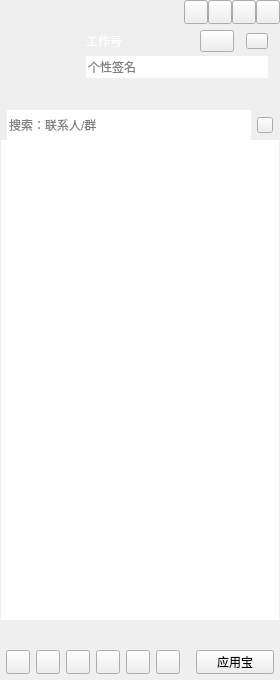
<?xml version="1.0" encoding="UTF-8"?>
<ui version="4.0">
 <class>CCMainWindowClass</class>
 <widget class="QWidget" name="CCMainWindowClass">
  <property name="geometry">
   <rect>
    <x>0</x>
    <y>0</y>
    <width>280</width>
    <height>680</height>
   </rect>
  </property>
  <property name="minimumSize">
   <size>
    <width>280</width>
    <height>680</height>
   </size>
  </property>
  <property name="contextMenuPolicy">
   <enum>Qt::DefaultContextMenu</enum>
  </property>
  <property name="windowTitle">
   <string>CCMainWindow</string>
  </property>
  <layout class="QVBoxLayout" name="verticalLayout_6">
   <property name="spacing">
    <number>0</number>
   </property>
   <property name="leftMargin">
    <number>0</number>
   </property>
   <property name="topMargin">
    <number>0</number>
   </property>
   <property name="rightMargin">
    <number>0</number>
   </property>
   <property name="bottomMargin">
    <number>0</number>
   </property>
   <item>
    <widget class="QWidget" name="titleWidget" native="true">
     <property name="sizePolicy">
      <sizepolicy hsizetype="Expanding" vsizetype="Preferred">
       <horstretch>0</horstretch>
       <verstretch>0</verstretch>
      </sizepolicy>
     </property>
     <property name="titleskin" stdset="0">
      <bool>true</bool>
     </property>
     <layout class="QVBoxLayout" name="verticalLayout_2">
      <property name="spacing">
       <number>0</number>
      </property>
      <property name="leftMargin">
       <number>0</number>
      </property>
      <property name="topMargin">
       <number>0</number>
      </property>
      <property name="rightMargin">
       <number>0</number>
      </property>
      <property name="bottomMargin">
       <number>0</number>
      </property>
      <item>
       <layout class="QHBoxLayout" name="horizontalLayout">
        <property name="spacing">
         <number>0</number>
        </property>
        <property name="leftMargin">
         <number>12</number>
        </property>
        <item>
         <widget class="QLabel" name="titleIcon">
          <property name="sizePolicy">
           <sizepolicy hsizetype="Fixed" vsizetype="Fixed">
            <horstretch>0</horstretch>
            <verstretch>0</verstretch>
           </sizepolicy>
          </property>
          <property name="minimumSize">
           <size>
            <width>42</width>
            <height>18</height>
           </size>
          </property>
          <property name="maximumSize">
           <size>
            <width>42</width>
            <height>18</height>
           </size>
          </property>
          <property name="text">
           <string/>
          </property>
         </widget>
        </item>
        <item>
         <spacer name="horizontalSpacer">
          <property name="orientation">
           <enum>Qt::Horizontal</enum>
          </property>
          <property name="sizeHint" stdset="0">
           <size>
            <width>40</width>
            <height>20</height>
           </size>
          </property>
         </spacer>
        </item>
        <item>
         <widget class="QPushButton" name="palcehold1">
          <property name="sizePolicy">
           <sizepolicy hsizetype="Fixed" vsizetype="Fixed">
            <horstretch>0</horstretch>
            <verstretch>0</verstretch>
           </sizepolicy>
          </property>
          <property name="minimumSize">
           <size>
            <width>24</width>
            <height>24</height>
           </size>
          </property>
          <property name="maximumSize">
           <size>
            <width>24</width>
            <height>24</height>
           </size>
          </property>
          <property name="text">
           <string/>
          </property>
         </widget>
        </item>
        <item>
         <widget class="QPushButton" name="placehold2">
          <property name="sizePolicy">
           <sizepolicy hsizetype="Fixed" vsizetype="Fixed">
            <horstretch>0</horstretch>
            <verstretch>0</verstretch>
           </sizepolicy>
          </property>
          <property name="minimumSize">
           <size>
            <width>24</width>
            <height>24</height>
           </size>
          </property>
          <property name="maximumSize">
           <size>
            <width>24</width>
            <height>24</height>
           </size>
          </property>
          <property name="text">
           <string/>
          </property>
         </widget>
        </item>
        <item>
         <widget class="QPushButton" name="sysmin">
          <property name="sizePolicy">
           <sizepolicy hsizetype="Fixed" vsizetype="Fixed">
            <horstretch>0</horstretch>
            <verstretch>0</verstretch>
           </sizepolicy>
          </property>
          <property name="minimumSize">
           <size>
            <width>24</width>
            <height>24</height>
           </size>
          </property>
          <property name="maximumSize">
           <size>
            <width>24</width>
            <height>24</height>
           </size>
          </property>
          <property name="text">
           <string/>
          </property>
         </widget>
        </item>
        <item>
         <widget class="QPushButton" name="sysclose">
          <property name="sizePolicy">
           <sizepolicy hsizetype="Fixed" vsizetype="Fixed">
            <horstretch>0</horstretch>
            <verstretch>0</verstretch>
           </sizepolicy>
          </property>
          <property name="minimumSize">
           <size>
            <width>24</width>
            <height>24</height>
           </size>
          </property>
          <property name="maximumSize">
           <size>
            <width>24</width>
            <height>24</height>
           </size>
          </property>
          <property name="text">
           <string/>
          </property>
         </widget>
        </item>
       </layout>
      </item>
      <item>
       <layout class="QHBoxLayout" name="horizontalLayout_3">
        <property name="leftMargin">
         <number>12</number>
        </property>
        <property name="topMargin">
         <number>6</number>
        </property>
        <property name="rightMargin">
         <number>12</number>
        </property>
        <property name="bottomMargin">
         <number>6</number>
        </property>
        <item>
         <widget class="QLabel" name="headLabel">
          <property name="sizePolicy">
           <sizepolicy hsizetype="Fixed" vsizetype="Fixed">
            <horstretch>0</horstretch>
            <verstretch>0</verstretch>
           </sizepolicy>
          </property>
          <property name="minimumSize">
           <size>
            <width>68</width>
            <height>68</height>
           </size>
          </property>
          <property name="maximumSize">
           <size>
            <width>68</width>
            <height>68</height>
           </size>
          </property>
          <property name="text">
           <string/>
          </property>
         </widget>
        </item>
        <item>
         <layout class="QVBoxLayout" name="verticalLayout">
          <property name="spacing">
           <number>4</number>
          </property>
          <item>
           <layout class="QHBoxLayout" name="horizontalLayout_2">
            <property name="spacing">
             <number>12</number>
            </property>
            <item>
             <widget class="QLabel" name="nameLabel">
              <property name="sizePolicy">
               <sizepolicy hsizetype="Expanding" vsizetype="Fixed">
                <horstretch>0</horstretch>
                <verstretch>0</verstretch>
               </sizepolicy>
              </property>
              <property name="minimumSize">
               <size>
                <width>0</width>
                <height>22</height>
               </size>
              </property>
              <property name="maximumSize">
               <size>
                <width>16777215</width>
                <height>22</height>
               </size>
              </property>
              <property name="styleSheet">
               <string notr="true">color:rgb(255,255,255);
font:75 12pt &quot;楷体&quot;;</string>
              </property>
              <property name="text">
               <string>工作号</string>
              </property>
             </widget>
            </item>
            <item>
             <widget class="QPushButton" name="stausBtn">
              <property name="sizePolicy">
               <sizepolicy hsizetype="Fixed" vsizetype="Fixed">
                <horstretch>0</horstretch>
                <verstretch>0</verstretch>
               </sizepolicy>
              </property>
              <property name="minimumSize">
               <size>
                <width>34</width>
                <height>22</height>
               </size>
              </property>
              <property name="maximumSize">
               <size>
                <width>34</width>
                <height>22</height>
               </size>
              </property>
              <property name="text">
               <string/>
              </property>
              <property name="hasborder" stdset="0">
               <bool>true</bool>
              </property>
             </widget>
            </item>
            <item>
             <widget class="QPushButton" name="levelBtn">
              <property name="sizePolicy">
               <sizepolicy hsizetype="Fixed" vsizetype="Fixed">
                <horstretch>0</horstretch>
                <verstretch>0</verstretch>
               </sizepolicy>
              </property>
              <property name="minimumSize">
               <size>
                <width>22</width>
                <height>16</height>
               </size>
              </property>
              <property name="maximumSize">
               <size>
                <width>22</width>
                <height>16</height>
               </size>
              </property>
              <property name="text">
               <string/>
              </property>
              <property name="hasborder" stdset="0">
               <bool>true</bool>
              </property>
             </widget>
            </item>
           </layout>
          </item>
          <item>
           <widget class="QLineEdit" name="lineEdit">
            <property name="minimumSize">
             <size>
              <width>0</width>
              <height>22</height>
             </size>
            </property>
            <property name="maximumSize">
             <size>
              <width>16777215</width>
              <height>22</height>
             </size>
            </property>
            <property name="frame">
             <bool>false</bool>
            </property>
            <property name="placeholderText">
             <string>个性签名</string>
            </property>
           </widget>
          </item>
          <item>
           <widget class="QWidget" name="appWidget" native="true">
            <property name="sizePolicy">
             <sizepolicy hsizetype="Expanding" vsizetype="Fixed">
              <horstretch>0</horstretch>
              <verstretch>0</verstretch>
             </sizepolicy>
            </property>
            <property name="minimumSize">
             <size>
              <width>0</width>
              <height>22</height>
             </size>
            </property>
            <property name="maximumSize">
             <size>
              <width>16777215</width>
              <height>22</height>
             </size>
            </property>
           </widget>
          </item>
         </layout>
        </item>
       </layout>
      </item>
     </layout>
    </widget>
   </item>
   <item>
    <widget class="QWidget" name="widget" native="true">
     <property name="sizePolicy">
      <sizepolicy hsizetype="Expanding" vsizetype="Expanding">
       <horstretch>0</horstretch>
       <verstretch>0</verstretch>
      </sizepolicy>
     </property>
     <layout class="QVBoxLayout" name="verticalLayout_4">
      <property name="spacing">
       <number>0</number>
      </property>
      <property name="leftMargin">
       <number>1</number>
      </property>
      <property name="topMargin">
       <number>0</number>
      </property>
      <property name="rightMargin">
       <number>1</number>
      </property>
      <property name="bottomMargin">
       <number>0</number>
      </property>
      <item>
       <widget class="QWidget" name="searchWidget" native="true">
        <property name="sizePolicy">
         <sizepolicy hsizetype="Expanding" vsizetype="Fixed">
          <horstretch>0</horstretch>
          <verstretch>0</verstretch>
         </sizepolicy>
        </property>
        <property name="minimumSize">
         <size>
          <width>0</width>
          <height>30</height>
         </size>
        </property>
        <property name="maximumSize">
         <size>
          <width>16777215</width>
          <height>30</height>
         </size>
        </property>
        <layout class="QHBoxLayout" name="horizontalLayout_4">
         <property name="leftMargin">
          <number>6</number>
         </property>
         <property name="topMargin">
          <number>0</number>
         </property>
         <property name="rightMargin">
          <number>6</number>
         </property>
         <property name="bottomMargin">
          <number>0</number>
         </property>
         <item>
          <widget class="QLineEdit" name="searchLineEdit">
           <property name="minimumSize">
            <size>
             <width>0</width>
             <height>30</height>
            </size>
           </property>
           <property name="maximumSize">
            <size>
             <width>16777215</width>
             <height>30</height>
            </size>
           </property>
           <property name="frame">
            <bool>false</bool>
           </property>
           <property name="placeholderText">
            <string>搜索：联系人/群</string>
           </property>
          </widget>
         </item>
         <item>
          <widget class="QPushButton" name="searchBtn">
           <property name="sizePolicy">
            <sizepolicy hsizetype="Fixed" vsizetype="Fixed">
             <horstretch>0</horstretch>
             <verstretch>0</verstretch>
            </sizepolicy>
           </property>
           <property name="minimumSize">
            <size>
             <width>16</width>
             <height>16</height>
            </size>
           </property>
           <property name="maximumSize">
            <size>
             <width>16</width>
             <height>16</height>
            </size>
           </property>
           <property name="text">
            <string/>
           </property>
          </widget>
         </item>
        </layout>
       </widget>
      </item>
      <item>
       <widget class="QScrollArea" name="scrollArea">
        <property name="frameShape">
         <enum>QFrame::NoFrame</enum>
        </property>
        <property name="verticalScrollBarPolicy">
         <enum>Qt::ScrollBarAsNeeded</enum>
        </property>
        <property name="widgetResizable">
         <bool>true</bool>
        </property>
        <widget class="QWidget" name="scrollAreaWidgetContents">
         <property name="geometry">
          <rect>
           <x>0</x>
           <y>0</y>
           <width>278</width>
           <height>474</height>
          </rect>
         </property>
         <property name="sizePolicy">
          <sizepolicy hsizetype="Expanding" vsizetype="Expanding">
           <horstretch>0</horstretch>
           <verstretch>0</verstretch>
          </sizepolicy>
         </property>
         <layout class="QVBoxLayout" name="verticalLayout_3">
          <property name="spacing">
           <number>0</number>
          </property>
          <property name="leftMargin">
           <number>0</number>
          </property>
          <property name="topMargin">
           <number>0</number>
          </property>
          <property name="rightMargin">
           <number>0</number>
          </property>
          <property name="bottomMargin">
           <number>0</number>
          </property>
          <item>
           <widget class="QTreeWidget" name="treeWidget">
            <property name="frameShape">
             <enum>QFrame::NoFrame</enum>
            </property>
            <property name="verticalScrollBarPolicy">
             <enum>Qt::ScrollBarAlwaysOff</enum>
            </property>
            <property name="horizontalScrollBarPolicy">
             <enum>Qt::ScrollBarAlwaysOff</enum>
            </property>
            <property name="editTriggers">
             <set>QAbstractItemView::AllEditTriggers</set>
            </property>
            <property name="indentation">
             <number>0</number>
            </property>
            <property name="headerHidden">
             <bool>true</bool>
            </property>
            <property name="expandsOnDoubleClick">
             <bool>false</bool>
            </property>
            <column>
             <property name="text">
              <string notr="true">1</string>
             </property>
            </column>
           </widget>
          </item>
         </layout>
        </widget>
       </widget>
      </item>
     </layout>
    </widget>
   </item>
   <item>
    <widget class="QWidget" name="bottonWidget" native="true">
     <property name="sizePolicy">
      <sizepolicy hsizetype="Expanding" vsizetype="Fixed">
       <horstretch>0</horstretch>
       <verstretch>60</verstretch>
      </sizepolicy>
     </property>
     <property name="minimumSize">
      <size>
       <width>0</width>
       <height>60</height>
      </size>
     </property>
     <property name="bottonskin" stdset="0">
      <bool>true</bool>
     </property>
     <layout class="QVBoxLayout" name="verticalLayout_5" stretch="1,1">
      <property name="leftMargin">
       <number>6</number>
      </property>
      <property name="topMargin">
       <number>6</number>
      </property>
      <property name="rightMargin">
       <number>6</number>
      </property>
      <property name="bottomMargin">
       <number>6</number>
      </property>
      <item>
       <layout class="QHBoxLayout" name="bottonLayout_up"/>
      </item>
      <item>
       <layout class="QHBoxLayout" name="horizontalLayout_5">
        <item>
         <widget class="QPushButton" name="bottomBtn_1">
          <property name="sizePolicy">
           <sizepolicy hsizetype="Fixed" vsizetype="Fixed">
            <horstretch>0</horstretch>
            <verstretch>0</verstretch>
           </sizepolicy>
          </property>
          <property name="minimumSize">
           <size>
            <width>24</width>
            <height>24</height>
           </size>
          </property>
          <property name="maximumSize">
           <size>
            <width>24</width>
            <height>24</height>
           </size>
          </property>
          <property name="text">
           <string/>
          </property>
         </widget>
        </item>
        <item>
         <widget class="QPushButton" name="bottomBtn_2">
          <property name="sizePolicy">
           <sizepolicy hsizetype="Fixed" vsizetype="Fixed">
            <horstretch>0</horstretch>
            <verstretch>0</verstretch>
           </sizepolicy>
          </property>
          <property name="minimumSize">
           <size>
            <width>24</width>
            <height>24</height>
           </size>
          </property>
          <property name="maximumSize">
           <size>
            <width>24</width>
            <height>24</height>
           </size>
          </property>
          <property name="text">
           <string/>
          </property>
         </widget>
        </item>
        <item>
         <widget class="QPushButton" name="bottomBtn_3">
          <property name="sizePolicy">
           <sizepolicy hsizetype="Fixed" vsizetype="Fixed">
            <horstretch>0</horstretch>
            <verstretch>0</verstretch>
           </sizepolicy>
          </property>
          <property name="minimumSize">
           <size>
            <width>24</width>
            <height>24</height>
           </size>
          </property>
          <property name="maximumSize">
           <size>
            <width>24</width>
            <height>24</height>
           </size>
          </property>
          <property name="text">
           <string/>
          </property>
         </widget>
        </item>
        <item>
         <widget class="QPushButton" name="bottomBtn_4">
          <property name="sizePolicy">
           <sizepolicy hsizetype="Fixed" vsizetype="Fixed">
            <horstretch>0</horstretch>
            <verstretch>0</verstretch>
           </sizepolicy>
          </property>
          <property name="minimumSize">
           <size>
            <width>24</width>
            <height>24</height>
           </size>
          </property>
          <property name="maximumSize">
           <size>
            <width>24</width>
            <height>24</height>
           </size>
          </property>
          <property name="text">
           <string/>
          </property>
         </widget>
        </item>
        <item>
         <widget class="QPushButton" name="bottomBtn_5">
          <property name="sizePolicy">
           <sizepolicy hsizetype="Fixed" vsizetype="Fixed">
            <horstretch>0</horstretch>
            <verstretch>0</verstretch>
           </sizepolicy>
          </property>
          <property name="minimumSize">
           <size>
            <width>24</width>
            <height>24</height>
           </size>
          </property>
          <property name="maximumSize">
           <size>
            <width>24</width>
            <height>24</height>
           </size>
          </property>
          <property name="text">
           <string/>
          </property>
         </widget>
        </item>
        <item>
         <widget class="QPushButton" name="bottomBtn_6">
          <property name="sizePolicy">
           <sizepolicy hsizetype="Fixed" vsizetype="Fixed">
            <horstretch>0</horstretch>
            <verstretch>0</verstretch>
           </sizepolicy>
          </property>
          <property name="minimumSize">
           <size>
            <width>24</width>
            <height>24</height>
           </size>
          </property>
          <property name="maximumSize">
           <size>
            <width>24</width>
            <height>24</height>
           </size>
          </property>
          <property name="text">
           <string/>
          </property>
         </widget>
        </item>
        <item>
         <spacer name="horizontalSpacer_2">
          <property name="orientation">
           <enum>Qt::Horizontal</enum>
          </property>
          <property name="sizeHint" stdset="0">
           <size>
            <width>13</width>
            <height>20</height>
           </size>
          </property>
         </spacer>
        </item>
        <item>
         <widget class="QPushButton" name="bottomBtn_7">
          <property name="sizePolicy">
           <sizepolicy hsizetype="Preferred" vsizetype="Fixed">
            <horstretch>0</horstretch>
            <verstretch>0</verstretch>
           </sizepolicy>
          </property>
          <property name="minimumSize">
           <size>
            <width>24</width>
            <height>24</height>
           </size>
          </property>
          <property name="maximumSize">
           <size>
            <width>86</width>
            <height>24</height>
           </size>
          </property>
          <property name="text">
           <string>应用宝</string>
          </property>
         </widget>
        </item>
       </layout>
      </item>
     </layout>
    </widget>
   </item>
  </layout>
 </widget>
 <layoutdefault spacing="6" margin="11"/>
 <resources>
  <include location="CCMainWindow.qrc"/>
 </resources>
 <connections/>
</ui>
